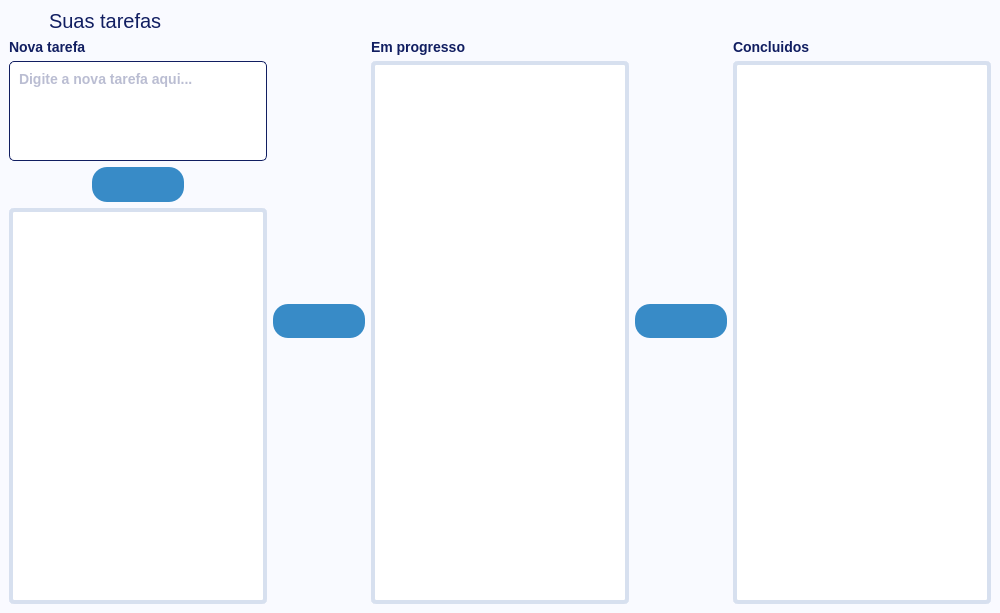
<?xml version="1.0" encoding="UTF-8"?>
<ui version="4.0">
 <class>mainWindow</class>
 <widget class="QMainWindow" name="mainWindow">
  <property name="windowModality">
   <enum>Qt::NonModal</enum>
  </property>
  <property name="geometry">
   <rect>
    <x>0</x>
    <y>0</y>
    <width>1000</width>
    <height>613</height>
   </rect>
  </property>
  <property name="sizePolicy">
   <sizepolicy hsizetype="Fixed" vsizetype="Fixed">
    <horstretch>0</horstretch>
    <verstretch>0</verstretch>
   </sizepolicy>
  </property>
  <property name="minimumSize">
   <size>
    <width>1000</width>
    <height>400</height>
   </size>
  </property>
  <property name="font">
   <font>
    <family>Segoe UI</family>
   </font>
  </property>
  <property name="windowTitle">
   <string>Tarefas sequenciais</string>
  </property>
  <property name="windowIcon">
   <iconset>
    <normaloff>../Assets/icone.png</normaloff>../Assets/icone.png</iconset>
  </property>
  <property name="windowOpacity">
   <double>1.000000000000000</double>
  </property>
  <property name="styleSheet">
   <string notr="true">background: #F9FAFF;</string>
  </property>
  <property name="animated">
   <bool>true</bool>
  </property>
  <widget class="QWidget" name="centralwidget">
   <property name="styleSheet">
    <string notr="true">background: #F9FAFF;
</string>
   </property>
   <layout class="QHBoxLayout" name="horizontalLayout_5">
    <item>
     <layout class="QVBoxLayout" name="verticalLayout_12">
      <item>
       <layout class="QHBoxLayout" name="horizontalLayout_10">
        <item>
         <widget class="QPushButton" name="project_list_btn">
          <property name="sizePolicy">
           <sizepolicy hsizetype="Fixed" vsizetype="Fixed">
            <horstretch>0</horstretch>
            <verstretch>0</verstretch>
           </sizepolicy>
          </property>
          <property name="styleSheet">
           <string notr="true">QPushButton
{
	background-color: transparent;
	color: white;
	font-weight: bold;
	padding: 1px 1px;
	font-size: 12px;
	border-radius: 5px;
}

QPushButton:hover
{
   background-color:#F9FAFF;
}

QPushButton:pressed 
{
     background-color: #85B2BC;     
 }</string>
          </property>
          <property name="text">
           <string/>
          </property>
          <property name="icon">
           <iconset>
            <normaloff>../Assets/projects.png</normaloff>../Assets/projects.png</iconset>
          </property>
          <property name="iconSize">
           <size>
            <width>32</width>
            <height>32</height>
           </size>
          </property>
          <property name="flat">
           <bool>false</bool>
          </property>
         </widget>
        </item>
        <item>
         <widget class="QLabel" name="title_lbl">
          <property name="font">
           <font>
            <family>Segoe UI</family>
            <pointsize>-1</pointsize>
           </font>
          </property>
          <property name="styleSheet">
           <string notr="true">QLabel
{
	color: #111E61;
	font-size: 20px;
}</string>
          </property>
          <property name="text">
           <string>Suas tarefas</string>
          </property>
         </widget>
        </item>
        <item>
         <spacer name="horizontalSpacer_3">
          <property name="orientation">
           <enum>Qt::Horizontal</enum>
          </property>
          <property name="sizeHint" stdset="0">
           <size>
            <width>40</width>
            <height>20</height>
           </size>
          </property>
         </spacer>
        </item>
        <item>
         <widget class="QPushButton" name="back_task_btn">
          <property name="styleSheet">
           <string notr="true">QPushButton
{
	background-color: transparent;
	color: white;
	font-weight: bold;
	padding: 5px;
	font-size: 12px;
	border-radius: 5px;
	margin: 0px 5px;
}

QPushButton:hover
{
   background-color:#F9FAFF;
}

QPushButton:pressed 
{
     background-color: #85B2BC;     
 }</string>
          </property>
          <property name="text">
           <string/>
          </property>
          <property name="icon">
           <iconset>
            <normaloff>../Assets/back.png</normaloff>../Assets/back.png</iconset>
          </property>
          <property name="iconSize">
           <size>
            <width>24</width>
            <height>24</height>
           </size>
          </property>
         </widget>
        </item>
        <item>
         <widget class="QPushButton" name="details_task_btn">
          <property name="styleSheet">
           <string notr="true">QPushButton
{
	background-color: transparent;
	color: white;
	font-weight: bold;
	padding: 5px;
	font-size: 12px;
	border-radius: 5px;
	margin: 0px 5px;
}

QPushButton:hover
{
   background-color:#F9FAFF;
}

QPushButton:pressed 
{
     background-color: #85B2BC;     
 }</string>
          </property>
          <property name="text">
           <string/>
          </property>
          <property name="icon">
           <iconset>
            <normaloff>../Assets/details.png</normaloff>../Assets/details.png</iconset>
          </property>
          <property name="iconSize">
           <size>
            <width>24</width>
            <height>24</height>
           </size>
          </property>
         </widget>
        </item>
        <item>
         <widget class="QPushButton" name="delete_task_btn">
          <property name="styleSheet">
           <string notr="true">QPushButton
{
	background-color: transparent;
	color: white;
	font-weight: bold;
	padding: 5px;
	font-size: 12px;
	border-radius: 5px;
	margin: 0px 5px;
}

QPushButton:hover
{
   background-color:#F9FAFF;
}

QPushButton:pressed 
{
     background-color: #85B2BC;     
 }</string>
          </property>
          <property name="text">
           <string/>
          </property>
          <property name="icon">
           <iconset>
            <normaloff>../Assets/delete.png</normaloff>../Assets/delete.png</iconset>
          </property>
          <property name="iconSize">
           <size>
            <width>24</width>
            <height>24</height>
           </size>
          </property>
         </widget>
        </item>
       </layout>
      </item>
      <item>
       <layout class="QHBoxLayout" name="horizontalLayout_8">
        <item>
         <layout class="QVBoxLayout" name="verticalLayout_13">
          <item>
           <widget class="QLabel" name="new_task_lbl">
            <property name="font">
             <font>
              <family>Segoe UI</family>
              <pointsize>-1</pointsize>
              <weight>75</weight>
              <bold>true</bold>
             </font>
            </property>
            <property name="styleSheet">
             <string notr="true">QLabel
{
	color: #111E61;
	font-size: 14px;
	font-weight: bold;
}</string>
            </property>
            <property name="text">
             <string>Nova tarefa</string>
            </property>
           </widget>
          </item>
          <item>
           <widget class="QTextEdit" name="new_task_input">
            <property name="sizePolicy">
             <sizepolicy hsizetype="Expanding" vsizetype="Maximum">
              <horstretch>0</horstretch>
              <verstretch>0</verstretch>
             </sizepolicy>
            </property>
            <property name="maximumSize">
             <size>
              <width>16777215</width>
              <height>100</height>
             </size>
            </property>
            <property name="styleSheet">
             <string notr="true">QTextEdit
{
	background: white;
	padding: 5px;
	border: 1px solid #111E61;
	border-radius: 5px;
	color: #757CA5;
	font-size: 14px;
	font-weight: bold;
}</string>
            </property>
            <property name="placeholderText">
             <string>Digite a nova tarefa aqui...</string>
            </property>
           </widget>
          </item>
          <item>
           <layout class="QHBoxLayout" name="horizontalLayout_9">
            <item>
             <spacer name="horizontalSpacer_2">
              <property name="orientation">
               <enum>Qt::Horizontal</enum>
              </property>
              <property name="sizeHint" stdset="0">
               <size>
                <width>40</width>
                <height>20</height>
               </size>
              </property>
             </spacer>
            </item>
            <item>
             <widget class="QPushButton" name="add_task_btn">
              <property name="minimumSize">
               <size>
                <width>50</width>
                <height>35</height>
               </size>
              </property>
              <property name="font">
               <font>
                <family>Segoe UI</family>
                <pointsize>-1</pointsize>
                <weight>75</weight>
                <bold>true</bold>
               </font>
              </property>
              <property name="styleSheet">
               <string notr="true">QPushButton
{
	background-color: #388BC7;
	color: white;
	font-weight: bold;
	padding: 10px 30px;
	font-size: 12px;
	border-radius: 15px;
}

QPushButton:hover
{
   background-color:#3D95A9;
}

QPushButton:pressed 
{
     background-color: #85B2BC;     
 }</string>
              </property>
              <property name="text">
               <string/>
              </property>
              <property name="icon">
               <iconset>
                <normaloff>../Assets/add.png</normaloff>../Assets/add.png</iconset>
              </property>
             </widget>
            </item>
            <item>
             <spacer name="horizontalSpacer">
              <property name="orientation">
               <enum>Qt::Horizontal</enum>
              </property>
              <property name="sizeHint" stdset="0">
               <size>
                <width>40</width>
                <height>20</height>
               </size>
              </property>
             </spacer>
            </item>
           </layout>
          </item>
          <item>
           <widget class="QListWidget" name="listview_new_task">
            <property name="styleSheet">
             <string notr="true">QListWidget
{
	background: white;
	padding: 5px;
	border: 4px solid #D7E0EF;
	border-radius: 5px;
	color: #757CA5;
	font-size: 20px;
	font-weight: bold;
}</string>
            </property>
           </widget>
          </item>
         </layout>
        </item>
        <item>
         <layout class="QVBoxLayout" name="verticalLayout_19">
          <item>
           <widget class="QPushButton" name="task_to_in_progress_btn">
            <property name="minimumSize">
             <size>
              <width>50</width>
              <height>30</height>
             </size>
            </property>
            <property name="styleSheet">
             <string notr="true">QPushButton
{
	background-color: #388BC7;
	color: white;
	font-weight: bold;
	padding: 10px 30px;
	font-size: 12px;
	border-radius: 15px;
}

QPushButton:hover
{
   background-color:#3D95A9;
}

QPushButton:pressed 
{
     background-color: #85B2BC;     
 }</string>
            </property>
            <property name="text">
             <string/>
            </property>
            <property name="icon">
             <iconset>
              <normaloff>../Assets/next.png</normaloff>../Assets/next.png</iconset>
            </property>
            <property name="default">
             <bool>false</bool>
            </property>
            <property name="flat">
             <bool>false</bool>
            </property>
           </widget>
          </item>
         </layout>
        </item>
        <item>
         <layout class="QVBoxLayout" name="verticalLayout_16">
          <item>
           <widget class="QLabel" name="in_progress_lbl">
            <property name="font">
             <font>
              <family>Segoe UI</family>
              <pointsize>-1</pointsize>
              <weight>75</weight>
              <bold>true</bold>
             </font>
            </property>
            <property name="styleSheet">
             <string notr="true">QLabel
{
	color: #111E61;
	font-size: 14px;
	font-weight: bold;
}</string>
            </property>
            <property name="text">
             <string>Em progresso</string>
            </property>
           </widget>
          </item>
          <item>
           <widget class="QListWidget" name="listview_in_progress">
            <property name="styleSheet">
             <string notr="true">QListWidget
{
	background: white;
	padding: 5px;
	border: 4px solid #D7E0EF;
	border-radius: 5px;
	color: #757CA5;
	font-size: 20px;
	font-weight: bold;
}</string>
            </property>
           </widget>
          </item>
         </layout>
        </item>
        <item>
         <widget class="QPushButton" name="in_progress_to_concluded_btn">
          <property name="minimumSize">
           <size>
            <width>50</width>
            <height>30</height>
           </size>
          </property>
          <property name="styleSheet">
           <string notr="true">QPushButton
{
	background-color: #388BC7;
	color: white;
	font-weight: bold;
	padding: 10px 30px;
	font-size: 12px;
	border-radius: 15px;
}

QPushButton:hover
{
   background-color:#3D95A9;
}

QPushButton:pressed 
{
     background-color: #85B2BC;     
 }</string>
          </property>
          <property name="text">
           <string/>
          </property>
          <property name="icon">
           <iconset>
            <normaloff>../Assets/next.png</normaloff>../Assets/next.png</iconset>
          </property>
         </widget>
        </item>
        <item>
         <layout class="QVBoxLayout" name="verticalLayout_20"/>
        </item>
        <item>
         <layout class="QVBoxLayout" name="verticalLayout_17">
          <item>
           <widget class="QLabel" name="concluded_lbl">
            <property name="font">
             <font>
              <family>Segoe UI</family>
              <pointsize>-1</pointsize>
              <weight>75</weight>
              <bold>true</bold>
             </font>
            </property>
            <property name="styleSheet">
             <string notr="true">QLabel
{
	color: #111E61;
	font-size: 14px;
	font-weight: bold;
}</string>
            </property>
            <property name="text">
             <string>Concluidos</string>
            </property>
           </widget>
          </item>
          <item>
           <widget class="QListWidget" name="listview_concluded">
            <property name="styleSheet">
             <string notr="true">QListWidget
{
	background: white;
	padding: 5px;
	border: 4px solid #D7E0EF;
	border-radius: 5px;
	color: #757CA5;
	font-size: 20px;
	font-weight: bold;
}</string>
            </property>
           </widget>
          </item>
         </layout>
        </item>
       </layout>
      </item>
     </layout>
    </item>
   </layout>
  </widget>
 </widget>
 <resources/>
 <connections/>
</ui>
